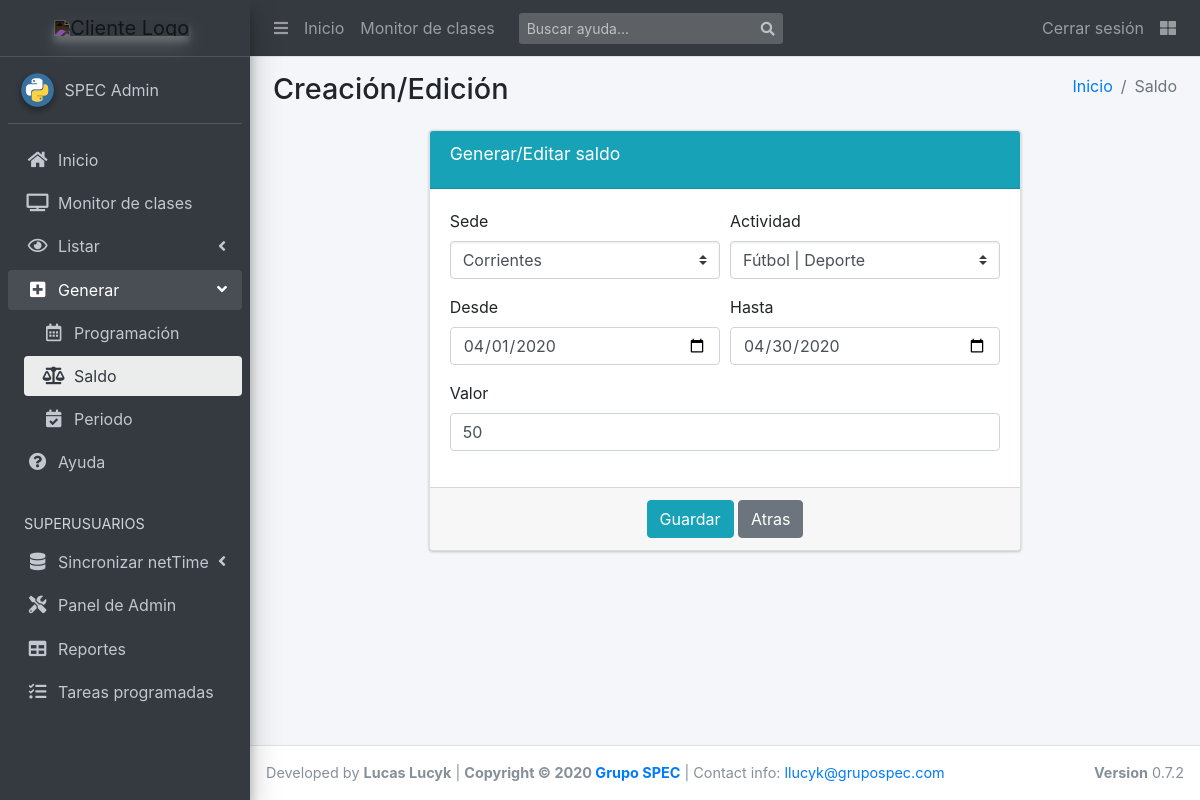
Page /update/saldo/3 (signed in) on the earlier database version.
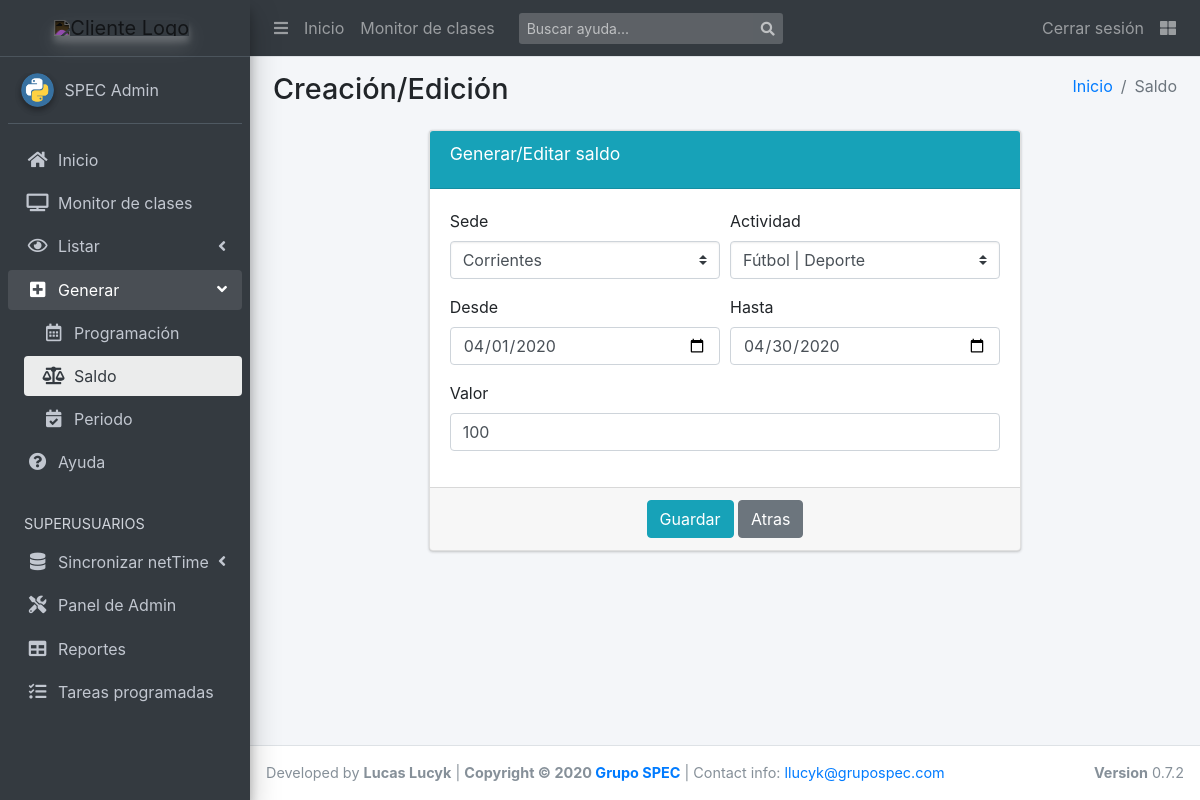
Same page on the later database version.
### scg_app/models.py (models this page shows, shortened)
class Saldo(models.Model):
    actividad = models.ForeignKey('Actividad', on_delete=models.CASCADE)
    sede = models.ForeignKey('Sede', on_delete=models.CASCADE)
    desde = models.DateField(default=timezone.now)
    hasta = models.DateField(default=timezone.now)
    saldo_asignado = models.PositiveIntegerField(
        default=0,
        validators=[MinValueValidator(1)],
        help_text="Cantidad de clases que desea disponibilizar")
    class Meta:
        verbose_name = "Saldo"
        verbose_name_plural = "Saldos"
        get_latest_by = "id"

class Sede(models.Model):
    id_netTime = models.PositiveIntegerField(
        default=0,
        validators=[MinValueValidator(1)],
        unique=True,
        help_text="Para matchear marcajes e importaciones")
    nombre = models.CharField(max_length=40)
    tipo = models.CharField(max_length=30, default="Física", blank=True)
    class Meta:
        verbose_name = "Sede"
        verbose_name_plural = "Sedes"
        get_latest_by = "id"
    def __str__(self):
        return f'{self.nombre}'

class Actividad(models.Model):
    nombre = models.CharField(max_length=100)
    grupo = models.ForeignKey(
        'GrupoActividad', on_delete=models.SET(''), null=True, blank=True)
    class Meta:
        verbose_name = "Actividad"
        verbose_name_plural = "Actividades"
        get_latest_by = "id"
    def __str__(self):
        return f'{self.nombre} | {self.grupo}'

class GrupoActividad(models.Model):
    nombre = models.CharField(max_length=100)
    class Meta:
        verbose_name = "Grupo de Actividad"
        verbose_name_plural = "Grupos de Actividad"
        get_latest_by = "id"
    def __str__(self):
        return f'{self.nombre}'

### scg_app/views.py (the view, shortened to what this page needs)
# urls.py: path('saldo/<int:pk>', views.saldo_update, name='saldo_update'),
@login_required
def saldo_update(request, pk, context=None):
    template = 'apps/scg_app/create/saldo.html'
    saldo = get_object_or_404(Saldo, pk=pk)
    form = SaldoUpdForm(instance=saldo)
    context = {'form': form}
    if not request.user.has_perm('scg_app.change_saldo'):
        messages.error(request, 'No tiene permiso para editar saldos.')
        context["locked"] = True
        return render(request, template, context)
    if not request.user.has_sede_permission(saldo.sede):
        messages.error(request, "No tiene permisos para esta sede.")
        context["locked"] = True
        return render(request, template, context)
    form = SaldoUpdForm(instance=saldo)
    context = {'form': form}
    return render(request, template, context)

### scg_app/forms.py
class SaldoUpdForm(SaldoForm, forms.ModelForm):
    class Meta:
        model = Saldo
        fields = ['sede', 'actividad', 'desde', 'hasta', 'saldo_asignado']

### scg_app/utils.py (called while the page is built)
def has_sede_permission(user, *sedes, operator: str = "AND"):
    if user.is_superuser:
        return True
    if operator == "AND":
        return all(sede in user.sedes.all() for sede in sedes)
    if operator == "OR":
        return any(sede in user.sedes.all() for sede in sedes)
    return False

### templates/apps/scg_app/create/saldo.html (shortened to what this page needs)
{% extends "apps/scg_app/create/base.html" %}
{% block active_saldo %}active{% endblock %}
{% block route %}
  <li class="breadcrumb-item"><a href="{% url 'index' %}">Inicio</a></li>
  <li class="breadcrumb-item active">Saldo</li>
{% endblock route %}
{% block formulario %}
	{% if form %}
		<div class="row">
			<div class="col-md-2"></div>
			<div class="col-md-8">
				<form method="POST" class="needs-validation" novalidate>
					<div class="card card-info">
			      <div class="card-header align-middle">
			        <h3 class="card-title align-middle">Generar/Editar saldo</h3>
						</div>
						<div class="card-body">
							<div class="form-row">
                <div class="form-group col-md-6 col-sm-12">
                  <label for="sede">Sede</label>
                  <select id="sede" class="form-control custom-select" name="sede" required>
										{% for sede in form.sede %}
				              {{ sede }}
				            {% endfor %}
									</select>
                </div>
                <div class="form-group col-md-6 col-sm-12">
                  <label for="actividad">Actividad</label>
                  <select id="actividad" class="form-control custom-select" name="actividad" required>
										{% for actividad in form.actividad %}
				              {{ actividad }}
				            {% endfor %}
									</select>
                </div>
              </div>
              <div class="form-row">
                <div class="form-group col-md-6 col-sm-12">
                  <label for="desde">Desde</label>
                  {{form.desde}}
                </div>
                <div class="form-group col-md-6 col-sm-12">
                  <label for="hasta">Hasta</label>
                  {{form.hasta}}
                </div>
              </div>
              <div class="form-row">
                <div class="form-group col-12">
                	<label for="saldo_asignado">Valor</label>
                	{{form.saldo_asignado}}
                </div>
              </div>
						</div>
						<div class="card-footer text-center">
							<button type="submit" class="btn btn-info" {% if locked %}disabled{% endif %}>Guardar</button>
		          <a class="btn btn-secondary" href="javascript: window.history.back();" role="button">Atras</a>
		        </div>
		    	</div>
		    </form>
			</div>
			<div class="col-md-2"></div>
		</div>
	{% endif %}
{% endblock %}

Differences in the rows shown:
changed Saldo "Corrientes": saldo_asignado "50" → "100"
